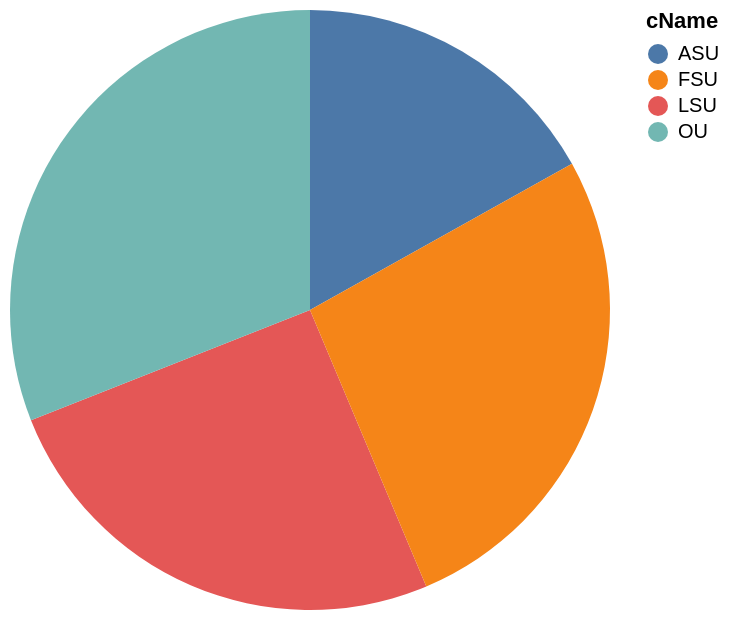

The Vega-Lite source for this figure:
### Vega-Lite specification from a JSON file in a GitHub repository (floating-point values rounded to 4 significant figures)
{"data": {"values": [{"x_data": "ASU", "y_data": 12000}, {"x_data": "LSU", "y_data": 18000}, {"x_data": "FSU", "y_data": 19000}, {"x_data": "OU", "y_data": 22000}]}, "mark": "arc", "encoding": {"theta": {"field": "y_data", "type": "quantitative", "title": "enr"}, "color": {"field": "x_data", "type": "nominal", "title": "cName"}}}
